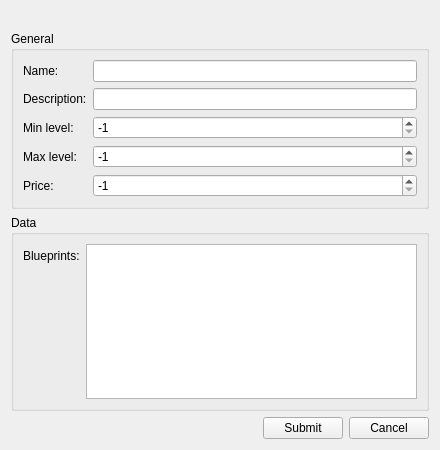
<?xml version="1.0" encoding="UTF-8"?>
<ui version="4.0">
 <class>EditShopEngramWidget</class>
 <widget class="QWidget" name="EditShopEngramWidget">
  <property name="geometry">
   <rect>
    <x>0</x>
    <y>0</y>
    <width>440</width>
    <height>450</height>
   </rect>
  </property>
  <property name="windowTitle">
   <string>Edit engram</string>
  </property>
  <layout class="QGridLayout" name="gridLayout">
   <item row="0" column="0">
    <layout class="QVBoxLayout" name="verticalLayout">
     <item>
      <widget class="QLabel" name="error">
       <property name="text">
        <string/>
       </property>
      </widget>
     </item>
     <item>
      <widget class="QGroupBox" name="groupBox">
       <property name="title">
        <string>General</string>
       </property>
       <layout class="QGridLayout" name="gridLayout_2">
        <item row="0" column="0">
         <layout class="QFormLayout" name="formLayout">
          <item row="0" column="0">
           <widget class="QLabel" name="label">
            <property name="text">
             <string>Name:</string>
            </property>
           </widget>
          </item>
          <item row="1" column="0">
           <widget class="QLabel" name="label_2">
            <property name="text">
             <string>Description:</string>
            </property>
           </widget>
          </item>
          <item row="2" column="0">
           <widget class="QLabel" name="label_3">
            <property name="text">
             <string>Min level:</string>
            </property>
           </widget>
          </item>
          <item row="3" column="0">
           <widget class="QLabel" name="label_4">
            <property name="text">
             <string>Max level:</string>
            </property>
           </widget>
          </item>
          <item row="4" column="0">
           <widget class="QLabel" name="label_5">
            <property name="text">
             <string>Price:</string>
            </property>
           </widget>
          </item>
          <item row="0" column="1">
           <widget class="QLineEdit" name="nameEdit"/>
          </item>
          <item row="1" column="1">
           <widget class="QLineEdit" name="descEdit"/>
          </item>
          <item row="2" column="1">
           <widget class="QSpinBox" name="minLevel">
            <property name="minimum">
             <number>-1</number>
            </property>
            <property name="maximum">
             <number>100000</number>
            </property>
            <property name="value">
             <number>-1</number>
            </property>
           </widget>
          </item>
          <item row="3" column="1">
           <widget class="QSpinBox" name="maxLevel">
            <property name="minimum">
             <number>-1</number>
            </property>
            <property name="maximum">
             <number>100000</number>
            </property>
            <property name="value">
             <number>-1</number>
            </property>
           </widget>
          </item>
          <item row="4" column="1">
           <widget class="QSpinBox" name="price">
            <property name="minimum">
             <number>-1</number>
            </property>
            <property name="maximum">
             <number>100000</number>
            </property>
            <property name="value">
             <number>-1</number>
            </property>
           </widget>
          </item>
         </layout>
        </item>
       </layout>
      </widget>
     </item>
     <item>
      <widget class="QGroupBox" name="groupBox_2">
       <property name="title">
        <string>Data</string>
       </property>
       <layout class="QGridLayout" name="gridLayout_3">
        <item row="0" column="0">
         <layout class="QFormLayout" name="formLayout_2">
          <item row="0" column="0">
           <widget class="QLabel" name="label_6">
            <property name="text">
             <string>Blueprints:</string>
            </property>
           </widget>
          </item>
          <item row="0" column="1">
           <widget class="QPlainTextEdit" name="blueprints"/>
          </item>
         </layout>
        </item>
       </layout>
      </widget>
     </item>
     <item>
      <layout class="QHBoxLayout" name="horizontalLayout">
       <item>
        <spacer name="horizontalSpacer">
         <property name="orientation">
          <enum>Qt::Horizontal</enum>
         </property>
         <property name="sizeHint" stdset="0">
          <size>
           <width>40</width>
           <height>20</height>
          </size>
         </property>
        </spacer>
       </item>
       <item>
        <widget class="QPushButton" name="submitBtn">
         <property name="text">
          <string>Submit</string>
         </property>
        </widget>
       </item>
       <item>
        <widget class="QPushButton" name="cancelBtn">
         <property name="text">
          <string>Cancel</string>
         </property>
        </widget>
       </item>
      </layout>
     </item>
    </layout>
   </item>
  </layout>
 </widget>
 <resources/>
 <connections/>
</ui>
